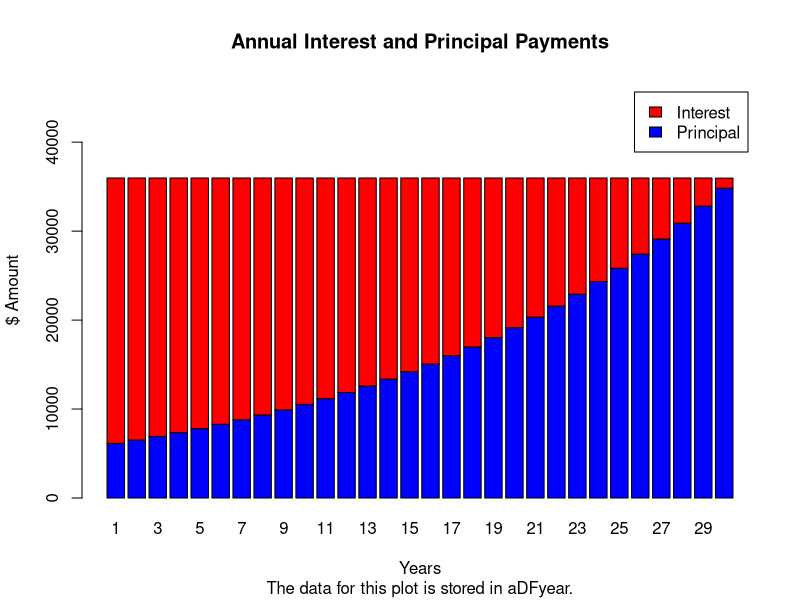

Recreate this plot in R.
mortgage <- function(P=500000, I=6, L=30, amort=T, plotData=T) { 
  J <- I/(12 * 100)
  N <- 12 * L
  M <- P*J/(1-(1+J)^(-N))
  monthPay <<- M
  cat("\nThe payments for this loan are:\n 
      Monthly payment: $", M, " (stored in monthPay)\n
      Total cost: $", M*N, "\n\n", sep="")
  # Calculate Amortization for each Month
  if(amort==T) {
    Pt <- P # current principal or amount of the loan
    currP <- NULL
    while(Pt>=0) {
      H <- Pt * J # this is the current monthly interest
      C <- M - H # this is your monthly payment minus your monthly interest, so it is the amount of principal you pay for that month
      Q <- Pt - C # this is the new balance of your principal of your loan
      Pt <- Q # sets P equal to Q and goes back to step 1. The loop continues until the value Q (and hence P) goes to zero
      currP <- c(currP, Pt)
    }
    monthP <- c(P, currP[1:(length(currP)-1)])-currP
    aDFmonth <<- data.frame(
      Amortization=c(P, currP[1:(length(currP)-1)]), 
      Monthly_Payment=monthP+c((monthPay-monthP)[1:(length(monthP)-1)],0),
      Monthly_Principal=monthP, 
      Monthly_Interest=c((monthPay-monthP)[1:(length(monthP)-1)],0), 
      Year=sort(rep(1:ceiling(N/12), 12))[1:length(monthP)]
    )
    aDFyear <- data.frame(
      Amortization=tapply(aDFmonth$Amortization, aDFmonth$Year, max), 
      Annual_Payment=tapply(aDFmonth$Monthly_Payment, aDFmonth$Year, sum), 
      Annual_Principal=tapply(aDFmonth$Monthly_Principal, aDFmonth$Year, sum), 
      Annual_Interest=tapply(aDFmonth$Monthly_Interest, aDFmonth$Year, sum), 
      Year=as.vector(na.omit(unique(aDFmonth$Year)))
    )
    aDFyear <<- aDFyear
    cat("The amortization data for each of the", N, "months are stored in \"aDFmonth\".\n\n")
    cat("The amortization data for each of the", L, "years are stored in \"aDFyear\".\n\n")
  }
  if(plotData==T) {
    barplot(t(aDFyear[,c(3,4)]), 
            col=c("blue", "red"), 
            main="Annual Interest and Principal Payments", 
            sub="The data for this plot is stored in aDFyear.",
            xlab="Years", ylab="$ Amount", 
            legend.text=c("Principal", "Interest"), 
            ylim=c(0, max(aDFyear$Annual_Payment)*1.3))
  }
}

mortgage()
